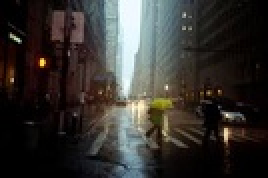
#> input picture Minggu4/Tugas/UnderExposed.jpg, 134 x 89 px, shrunk from 275 x 183 before the run, found by its file name (shown 2 times larger)
$ python Tugas4.py
#> lines starting #> are read from the running program, lines starting #| are printed output that depends on the picture
import cv2
import numpy as np
import matplotlib.pyplot as plt

# ================================
# METRIC FUNCTIONS
# ================================

def contrast_ratio(image):
    return np.max(image) - np.min(image)

def entropy_calc(image):
    hist,_ = np.histogram(image.flatten(),256,[0,256])
    prob = hist/np.sum(hist)
    prob = prob[prob>0]
    entropy = -np.sum(prob*np.log2(prob))
    return entropy


# ================================
# POINT PROCESSING
# ================================

def negative_transform(img):
    return 255 - img

def log_transform(img):
    img_float = img.astype(np.float32)
    c = 255 / np.log(1 + np.max(img_float))
#> c = 46.08
    log_img = c * np.log(1 + img_float)
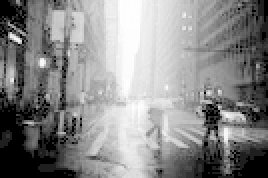
#> log_img: shape (89, 134) float32 (shown 2 times larger); min 0, max 255, mean 137.7
    return np.array(log_img, dtype=np.uint8)

def gamma_transform(img,gamma):
#> called with gamma = 0.5
    return np.array(255*(img/255)**gamma,dtype='uint8')


# ================================
# CONTRAST STRETCHING
# ================================

def contrast_stretch_manual(img):
    rmin = np.min(img)
#> rmin = 0
    rmax = np.max(img)
#> rmax = 252

    stretched = (img-rmin)/(rmax-rmin)*255
    return np.array(stretched,dtype='uint8')


def contrast_stretch_auto(img):
    return cv2.normalize(img,None,0,255,cv2.NORM_MINMAX)


# ================================
# HISTOGRAM METHODS
# ================================

def hist_equalization(img):
    return cv2.equalizeHist(img)

def clahe_enhance(img):
    clahe = cv2.createCLAHE(clipLimit=2.0,tileGridSize=(8,8))
    return clahe.apply(img)
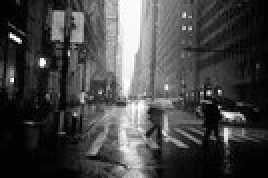
#> returned value: shape (89, 134) (shown 2 times larger); min 2, max 255, mean 69.1


# ================================
# VISUALIZATION FUNCTION
# ================================

def show_results(original,results,title):

#> called with title = 'Underexposed Image'
    plt.figure(figsize=(14,10))

    names = list(results.keys())
#> names = ['Negative', 'Log', 'Gamma 0.5', 'Gamma 1.0', 'Gamma 2.0', 'Stretch Manual', 'Stretch Auto', 'Hist Equalization', 'CLAHE']
    images = list(results.values())
#> images = 9 items

    plt.subplot(3,4,1)
    plt.imshow(original,cmap='gray')
    plt.title("Original")
    plt.axis("off")

    for i,img in enumerate(images):

        plt.subplot(3,4,i+2)
        plt.imshow(img,cmap='gray')
        plt.title(names[i])
        plt.axis("off")
#> this loop made 9 passes

    plt.suptitle(title)
    plt.show()


def show_histograms(original,enhanced,title):

    plt.figure(figsize=(10,4))

    plt.subplot(1,2,1)
    plt.hist(original.flatten(), bins=256, range=(0,256))
    plt.title("Histogram Original")

    plt.subplot(1,2,2)
    plt.hist(enhanced.flatten(), bins=256, range=(0,256))
    plt.title("Histogram Enhanced")

    plt.suptitle(title)
    plt.show()


# ================================
# PROCESS IMAGE
# ================================

def process_image(path,title):

    img = cv2.imread(path,0)

    results = {}

    # point processing
    results["Negative"] = negative_transform(img)
    results["Log"] = log_transform(img)
    results["Gamma 0.5"] = gamma_transform(img,0.5)
    results["Gamma 1.0"] = gamma_transform(img,1.0)
    results["Gamma 2.0"] = gamma_transform(img,2.0)

    # histogram methods
    results["Stretch Manual"] = contrast_stretch_manual(img)
    results["Stretch Auto"] = contrast_stretch_auto(img)
    results["Hist Equalization"] = hist_equalization(img)
    results["CLAHE"] = clahe_enhance(img)

    # show results
    show_results(img,results,title)

    # evaluation metrics
    print("\n"+"="*60)
    print(title)
    print("="*60)

    print(f"{'Method':<20}{'Contrast':<15}{'Entropy':<15}")
    print("-"*60)

    # Original
    print(f"{'Original':<20}{contrast_ratio(img):<15.2f}{entropy_calc(img):<15.2f}")
#> in entropy_calc, `hist,_ = np.histogram(image.flatten(),256,[0,256])`: hist = 256 values, max 1143 at index 0, min 0 at index 253, mean 46.59
#> in entropy_calc, `prob = hist/np.sum(hist)`: prob = 256 values, max 0.0958 at index 0, min 0 at index 253, mean 0.00391
#> in entropy_calc, `prob = prob[prob>0]`: prob = 253 values, max 0.0958 at index 0, min 8.39e-05 at index 201, mean 0.00395
#> in entropy_calc, `entropy = -np.sum(prob*np.log2(prob))`: entropy = 6.8
#| Original            252.00         6.80

    # Results
    for name,image in results.items():

        contrast = contrast_ratio(image)
        entropy = entropy_calc(image)

        print(f"{name:<20}{contrast:<15.2f}{entropy:<15.2f}")
#> this loop made 9 passes
#> (name, contrast, entropy) on passes 1 to 9: ('Negative', 252, 6.8), ('Log', 255, 6.37), ('Gamma 0.5', 253, 6.65), ('Gamma 1.0', 252, 6.8), ('Gamma 2.0', 249, 4.62), ('Stretch Manual', 255, 6.8), ('Stretch Auto', 255, 6.8), ('Hist Equalization', 255, 6.53), ('CLAHE', 253, 7.15)
#| Negative            252.00         6.80
#| Log                 255.00         6.37
#| Gamma 0.5           253.00         6.65
#| Gamma 1.0           252.00         6.80
#| Gamma 2.0           249.00         4.62
#| Stretch Manual      255.00         6.80
#| Stretch Auto        255.00         6.80
#| Hist Equalization   255.00         6.53
#> (further printed lines are left out)

    # histogram comparison example
    show_histograms(img,results["CLAHE"],title+" CLAHE")


# ================================
# MAIN PROGRAM
# ================================

process_image("Minggu4/Tugas/UnderExposed.jpg","Underexposed Image")
process_image("Minggu4/TugasTugas/Week 4/OverExposed.jpg","Overexposed Image")
#> call 2 of process_image, with title = 'Overexposed Image'
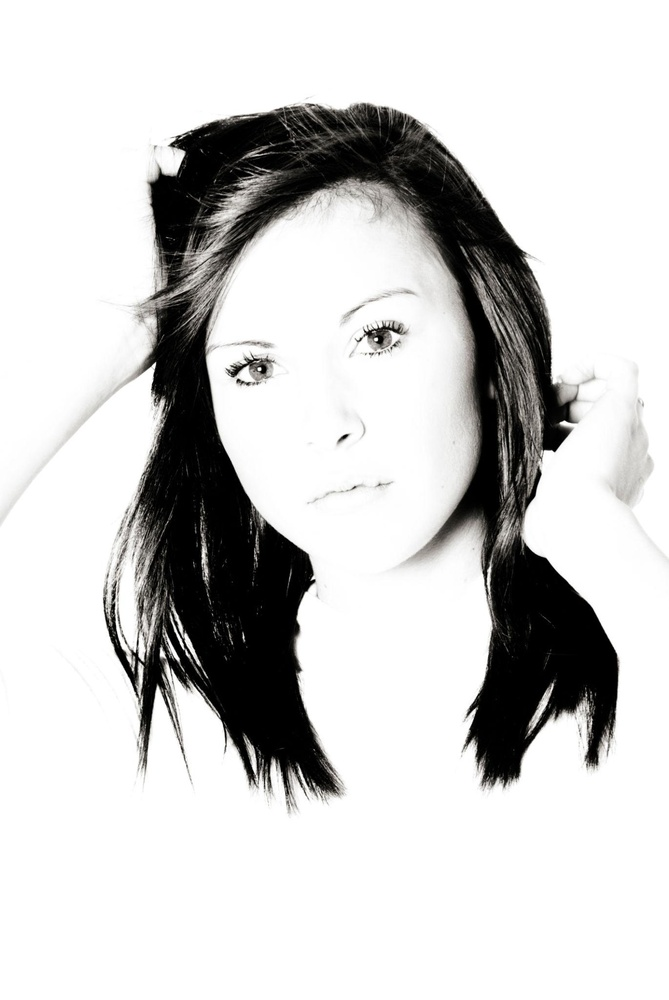
#> input picture MInggu4/Tugas/OverExposed.jpg, 669 x 1000 px, shrunk from 1371 x 2048 before the run, found by its file name
#> in negative_transform (call 2), `return 255 - img`:
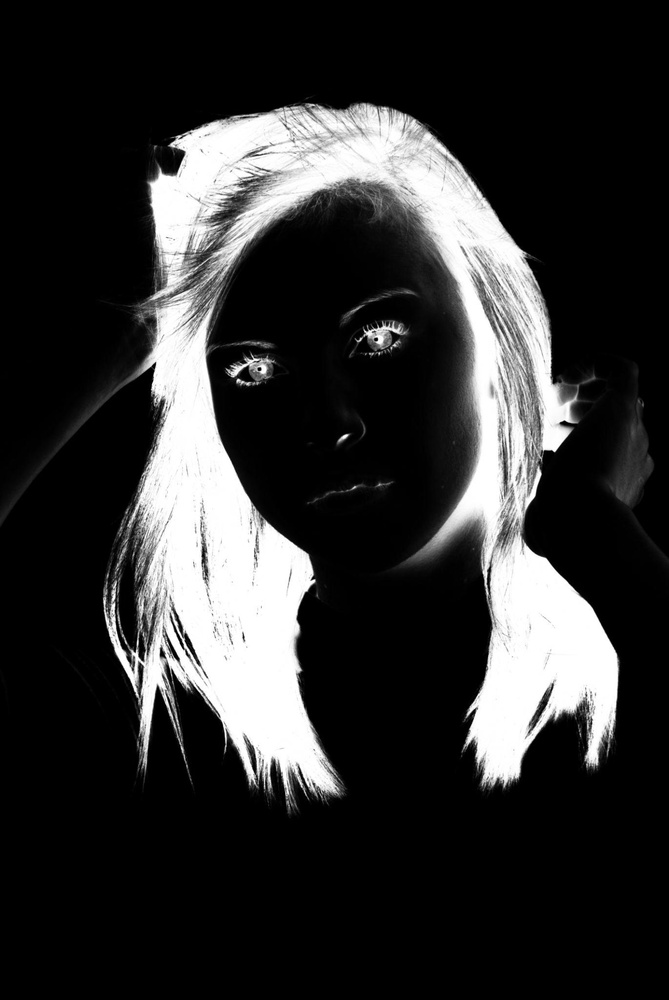
#> returned value: shape (1000, 669); min 0, max 255, mean 48.7
#> in gamma_transform (call 6), `return np.array(255*(img/255)**gamma,dtype='uint8')`:
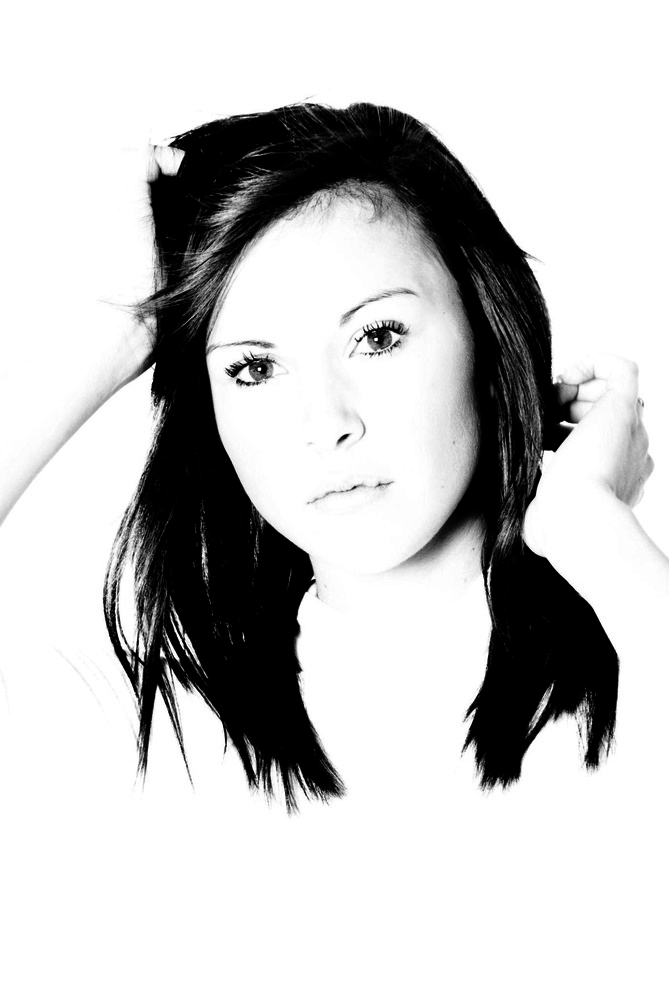
#> returned value: shape (1000, 669); min 0, max 255, mean 200.2
#> in clahe_enhance (call 2), `return clahe.apply(img)`:
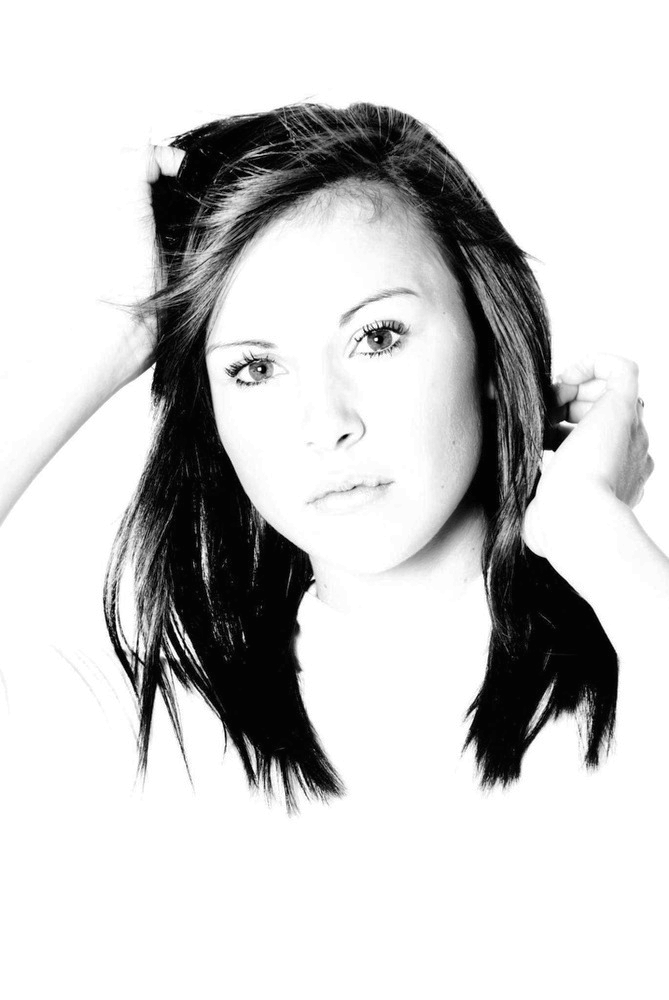
#> returned value: shape (1000, 669); min 1, max 255, mean 206.5
#> the loop in show_results (call 2), `for i,img in enumerate(images): ` made 9 passes
#| Original            255.00         3.14
#> the loop in process_image (call 2), `for name,image in results.items(): ` made 9 passes
#> (name, contrast, entropy) on passes 1 to 9: ('Negative', 255, 3.14), ('Log', 255, 2.77), ('Gamma 0.5', 255, 3.01), ('Gamma 1.0', 255, 3.14), ('Gamma 2.0', 255, 2.7), ('Stretch Manual', 255, 3.14), ('Stretch Auto', 255, 3.14), ('Hist Equalization', 255, 2.78), ('CLAHE', 254, 3.33)
#| Negative            255.00         3.14
#| Log                 255.00         2.77
#| Gamma 0.5           255.00         3.01
#| Gamma 1.0           255.00         3.14
#| Gamma 2.0           255.00         2.70
#| Stretch Manual      255.00         3.14
#| Stretch Auto        255.00         3.14
#| Hist Equalization   255.00         2.78
#> (further printed lines are left out)
#> call 2 of show_histograms, with title = 'Overexposed Image CLAHE'
#> in show_histograms (call 2), `plt.show()`:
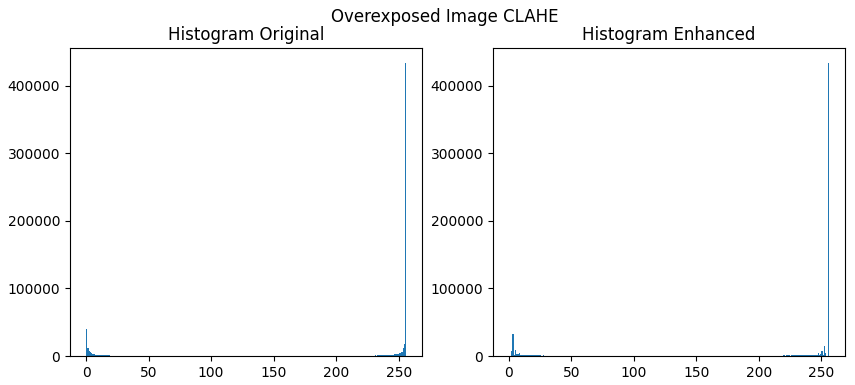
#> figure drawn by matplotlib, 2 panels; panel 1: tallest bar 434234 high, from x = 255 to 256; panel 2: tallest bar 434234 high, from x = 255 to 256
process_image("Minggu4/Tugas/UnEven.jpg","Uneven Illumination Image")
#> (the run stopped early here; a loop or call above may not have finished)
